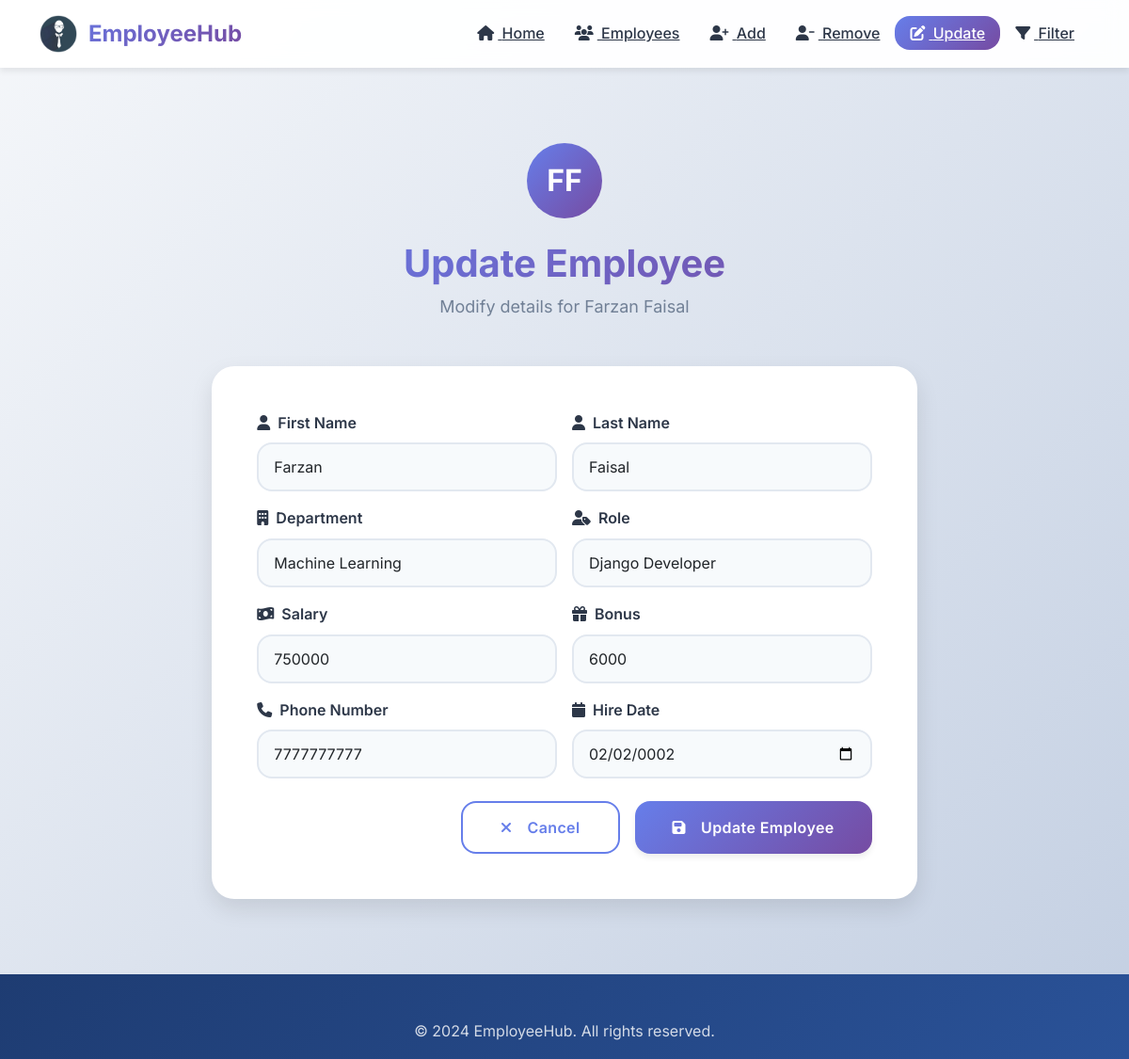
Page /update-emp/5/ on the committed database.
### emp_app/models.py (models this page shows, shortened)
class Employee(models.Model):
    emp_id = models.AutoField(primary_key=True)
    first_name = models.CharField(max_length=50, null=False)
    last_name = models.CharField(max_length=50)
    dept = models.ForeignKey(Department, on_delete=models.CASCADE)
    salary = models.IntegerField(default=0)
    bonus = models.IntegerField(default=0)
    role = models.ForeignKey(Role, on_delete=models.CASCADE)
    phone_num = models.IntegerField(default=0)
    hire_date = models.DateField()

class Department(models.Model):
    name = models.CharField(max_length=50, null=False)
    location = models.CharField(max_length=100)

class Role(models.Model):
    name = models.CharField(max_length=50, null=False)

### emp_app/views.py (the view, shortened to what this page needs)
# urls.py: path('update-emp/<int:emp_id>/', views.updateEmp, name='update_emp'),
def updateEmp(request, emp_id):
    emp = get_object_or_404(Employee, emp_id=emp_id)
    all_depts = Department.objects.all()
    all_roles = Role.objects.all()
    context = {
        'emp': emp,
        'depts': all_depts,
        'roles': all_roles
    }
    return render(request, 'update_emp.html', context)

### emp_app/templates/update_emp.html (shortened to what this page needs)
{% load static %}
<!DOCTYPE html>
<html lang="en">
<head>
    <link href="https://cdn.jsdelivr.net/npm/bootstrap@5.3.0/dist/css/bootstrap.min.css" rel="stylesheet">
    <link rel="stylesheet" href="https://cdnjs.cloudflare.com/ajax/libs/font-awesome/6.4.0/css/all.min.css">
    <link rel="stylesheet" href="{% static 'emp_app/css/main.css' %}">
</head>
<body>
    <nav class="navbar navbar-expand-lg navbar-custom">
        <div class="container">
            <a class="navbar-brand-custom" href="/">
                <img src="{% static 'emp_app/images/ehub.png' %}" alt="Logo" width="40" height="40">
                <span>EmployeeHub</span>
            </a>
            <div class="collapse navbar-collapse" id="navbarNav">
                <ul class="navbar-nav ms-auto">
                    <li class="nav-item"><a class="nav-link-custom" href="/"><i class="fas fa-home me-1"></i> Home</a></li>
                    <li class="nav-item"><a class="nav-link-custom" href="/all-emp"><i class="fas fa-users me-1"></i> Employees</a></li>
                    <li class="nav-item"><a class="nav-link-custom" href="/add-emp"><i class="fas fa-user-plus me-1"></i> Add</a></li>
                    <li class="nav-item"><a class="nav-link-custom" href="/remove-emp"><i class="fas fa-user-minus me-1"></i> Remove</a></li>
                    <li class="nav-item"><a class="nav-link-custom active" href="/employees"><i class="fas fa-edit me-1"></i> Update</a></li>
                    <li class="nav-item"><a class="nav-link-custom" href="/filter-emp"><i class="fas fa-filter me-1"></i> Filter</a></li>
                </ul>
            </div>
        </div>
    </nav>
    <section class="page-container mt-5">
        <div class="row justify-content-center">
            <div class="col-lg-8">
                <div class="text-center mb-4">
                    <div class="employee-avatar" style="width: 80px; height: 80px; margin: 0 auto 1.5rem; font-size: 2rem;">
                        {{ emp.first_name|first }}{{ emp.last_name|first }}
                    </div>
                    <h1 class="section-title mb-2">Update Employee</h1>
                    <p class="section-subtitle">Modify details for {{ emp.first_name }} {{ emp.last_name }}</p>
                </div>
                <div class="form-modern animate-fade-in-up">
                    <form method="POST" action="">
                        <div class="row g-3">
                            <div class="col-md-6">
                                <label class="form-label-modern"><i class="fas fa-user me-1"></i> First Name</label>
                                <input type="text" name="first_name" value="{{ emp.first_name }}" class="form-control form-control-modern" required>
                            </div>
                            <div class="col-md-6">
                                <label class="form-label-modern"><i class="fas fa-user me-1"></i> Last Name</label>
                                <input type="text" name="last_name" value="{{ emp.last_name }}" class="form-control form-control-modern" required>
                            </div>
                            <div class="col-md-6">
                                <label class="form-label-modern"><i class="fas fa-building me-1"></i> Department</label>
                                <select name="department" class="form-select form-select-modern">
                                    {% for dept in depts %}
                                    <option value="{{ dept.id }}" {% if emp.dept.id == dept.id %}selected{% endif %}>{{ dept.name }}</option>
                                    {% endfor %}
                                </select>
                            </div>
                            <div class="col-md-6">
                                <label class="form-label-modern"><i class="fas fa-user-tag me-1"></i> Role</label>
                                <select name="role" class="form-select form-select-modern">
                                    {% for role in roles %}
                                    <option value="{{ role.id }}" {% if emp.role.id == role.id %}selected{% endif %}>{{ role.name }}</option>
                                    {% endfor %}
                                </select>
                            </div>
                            <div class="col-md-6">
                                <label class="form-label-modern"><i class="fas fa-money-bill-wave me-1"></i> Salary</label>
                                <input type="number" name="salary" value="{{ emp.salary }}" class="form-control form-control-modern" required>
                            </div>
                            <div class="col-md-6">
                                <label class="form-label-modern"><i class="fas fa-gift me-1"></i> Bonus</label>
                                <input type="number" name="bonus" value="{{ emp.bonus }}" class="form-control form-control-modern" required>
                            </div>
                            <div class="col-md-6">
                                <label class="form-label-modern"><i class="fas fa-phone me-1"></i> Phone Number</label>
                                <input type="tel" name="phone_number" value="{{ emp.phone_num }}" class="form-control form-control-modern" required>
                            </div>
                            <div class="col-md-6">
                                <label class="form-label-modern"><i class="fas fa-calendar me-1"></i> Hire Date</label>
                                <input type="date" name="hire_date" value="{{ emp.hire_date|date:'Y-m-d' }}" class="form-control form-control-modern" required>
                            </div>
                            <div class="col-12 mt-4">
                                <div class="d-flex gap-3 justify-content-end">
                                    <a href="/employees" class="btn btn-outline-gradient"><i class="fas fa-times me-2"></i> Cancel</a>
                                    <button type="submit" class="btn btn-gradient"><i class="fas fa-save me-2"></i> Update Employee</button>
                                </div>
                            </div>
                        </div>
                    </form>
                </div>
            </div>
        </div>
    </section>
    <footer class="footer-modern mt-5">
        <div class="container">
            <div class="text-center">
                <p style="opacity: 0.8; margin: 0;">&copy; 2024 EmployeeHub. All rights reserved.</p>
            </div>
        </div>
    </footer>
</body>
</html>

### rows in the picture
Employee: first_name|first "F", last_name|first "F", first_name "Farzan", last_name "Faisal", department "Machine Learning", role "Django Developer", salary "750000", bonus "6000", phone_number "7777777777", hire_date "02/02/0002"
